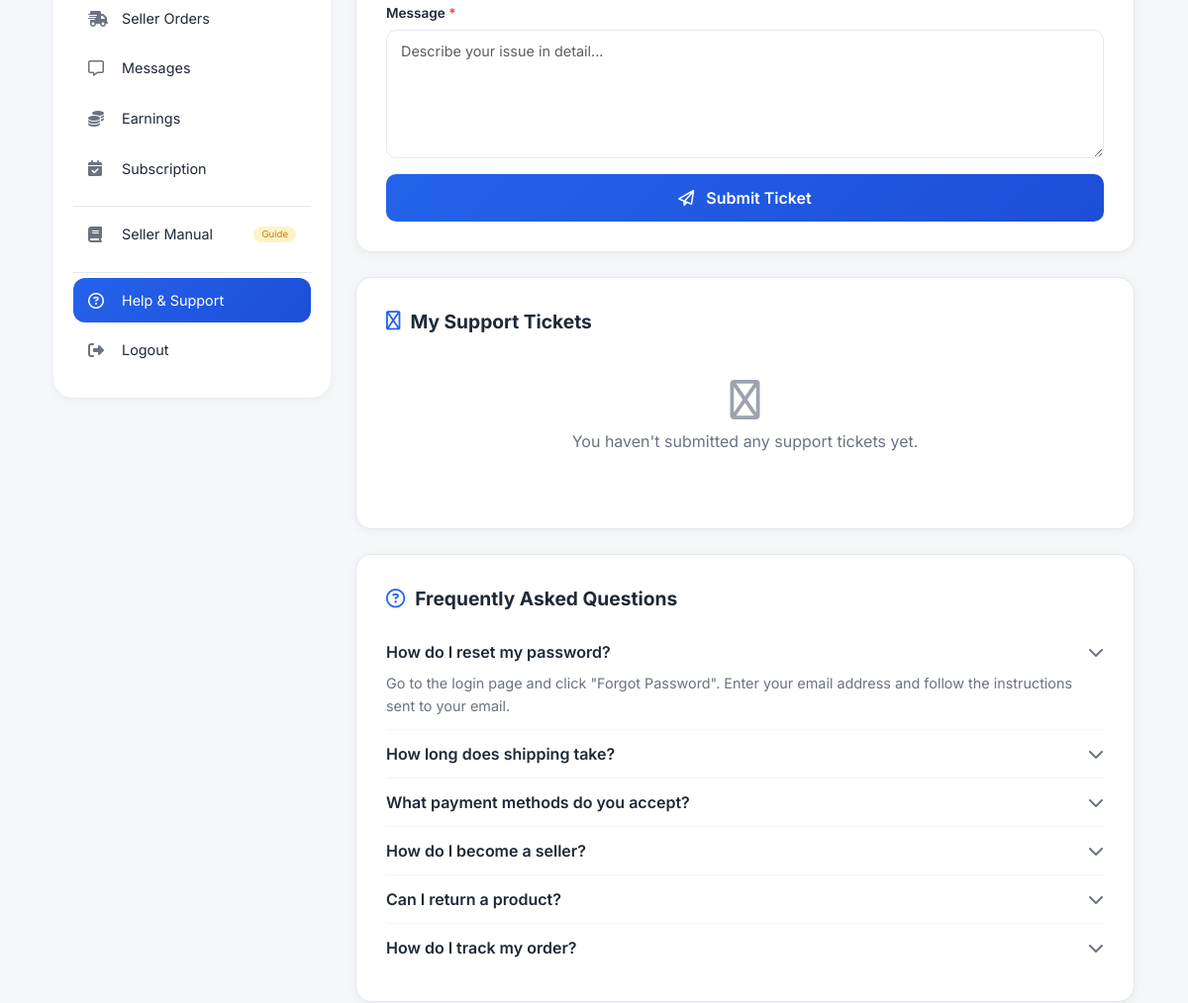
Page /support.php (signed in, middle part) on the earlier database version.
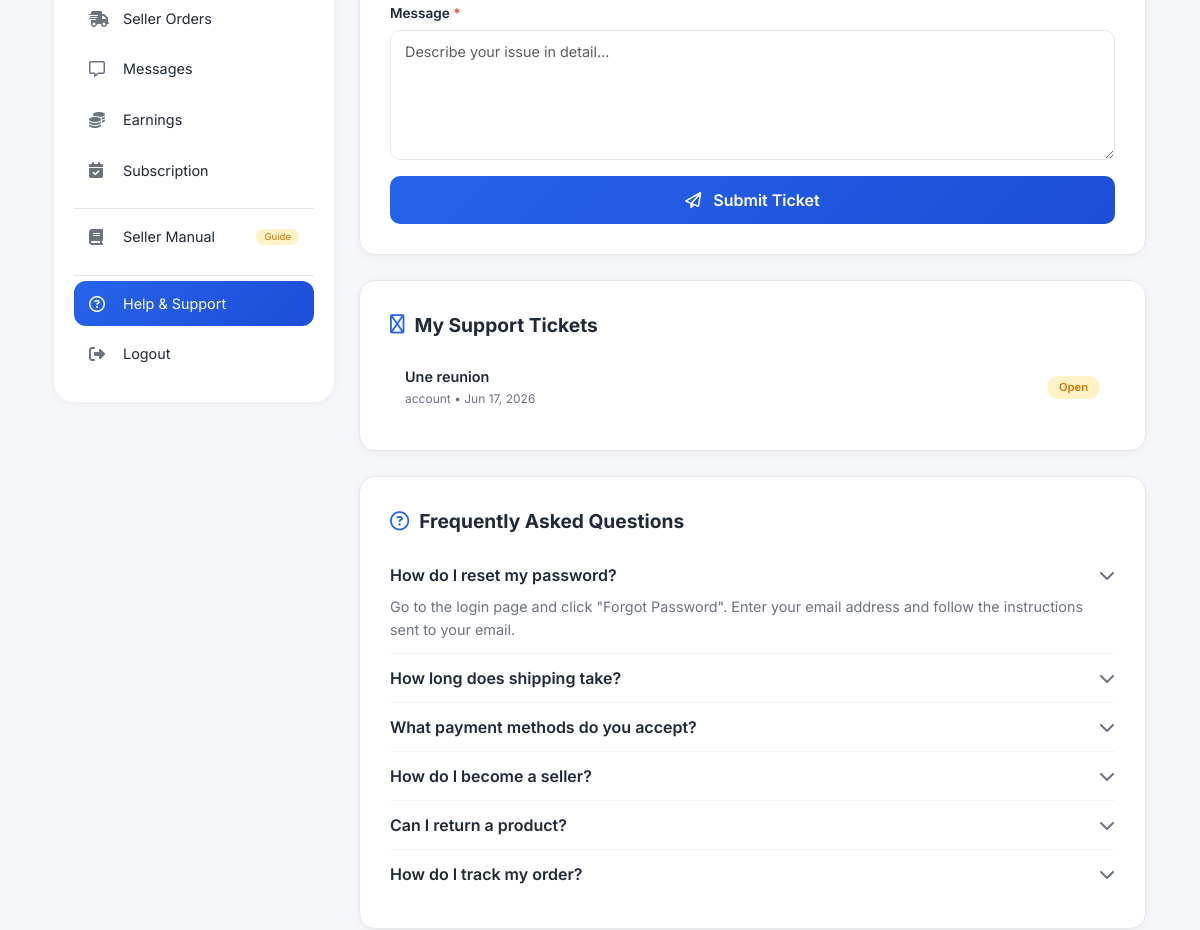
Same page on the later database version.
### tables this page shows
CREATE TABLE `support_tickets` (
  `id` int(11) NOT NULL,
  `user_id` int(11) DEFAULT 0,
  `subject` varchar(255) NOT NULL,
  `category` varchar(50) NOT NULL,
  `message` text NOT NULL,
  `status` enum('open','in-progress','resolved','closed') DEFAULT 'open',
  `admin_reply` text DEFAULT NULL,
  `created_at` datetime NOT NULL,
  `updated_at` datetime DEFAULT NULL
);

### includes/functions.php (called while the page is built, shortened)
<?php
function sanitize($value) {
    return htmlspecialchars(trim($value), ENT_QUOTES, 'UTF-8');
}
function current_user() {
    if (isset($_SESSION['user_id']) && !empty($_SESSION['user_id'])) {
        return [
            'id' => $_SESSION['user_id'],
            'name' => $_SESSION['user_name'] ?? '',
            'email' => $_SESSION['user_email'] ?? '',
            'role' => $_SESSION['user_role'] ?? 'customer'
        ];
    }
    return [
        'id' => null,
        'role' => 'guest',
        'email' => null,
        'name' => null
    ];
}
?>

### support.php (the view, shortened to what the changed rows need)
<?php
require_once 'includes/header.php';
$user = current_user();
$is_logged_in = isset($user['id']) && $user['id'];
$tickets = [];
if ($is_logged_in) {
    $sql = "SELECT * FROM support_tickets WHERE user_id = ? ORDER BY created_at DESC LIMIT 5";
    $stmt = $mysqli->prepare($sql);
    $stmt->bind_param('i', $user['id']);
    $stmt->execute();
    $tickets = $stmt->get_result();
}
?>
<div class="container mb-5">
    <div class="support-wrapper">
        <div class="support-content">
            <?php if ($is_logged_in): ?>
            <div class="support-card">
                <?php if ($tickets && $tickets->num_rows > 0): ?>
                    <?php while ($ticket = $tickets->fetch_assoc()): ?>
                        <div class="ticket-item">
                            <div class="ticket-info">
                                <div class="ticket-subject"><?= sanitize($ticket['subject']) ?></div>
                                <div class="ticket-meta">
                                    <span><?= sanitize($ticket['category']) ?></span>
                                    <span>•</span>
                                    <span><?= date('M d, Y', strtotime($ticket['created_at'])) ?></span>
                                </div>
                            </div>
                            <span class="ticket-status <?= $ticket['status'] ?>">
                                <?= ucfirst($ticket['status']) ?>
                            </span>
                        </div>
                    <?php endwhile; ?>
                <?php else: ?>
                    <div class="no-tickets">
                        <i class="fa-regular fa-ticket"></i>
                        <p>You haven't submitted any support tickets yet.</p>
                    </div>
                <?php endif; ?>
            </div>
            <?php endif; ?>
            <div class="support-card">
                <?php
                $faqs = [
                    [
                        'q' => 'How do I reset my password?',
                        'a' => 'Go to the login page and click "Forgot Password". Enter your email address and follow the instructions sent to your email.'
                    ],
                    [
                        'q' => 'How long does shipping take?',
                        'a' => 'Shipping typically takes 2-5 business days within Kenya. Free shipping is available on orders over KSH 5,000.'
                    ],
                    [
                        'q' => 'What payment methods do you accept?',
                        'a' => 'We accept M-Pesa, Credit/Debit Cards, Bank Transfer, and PayPal. All payments are secure and encrypted.'
                    ],
                    [
                        'q' => 'How do I become a seller?',
                        'a' => 'Register as a customer, go to your dashboard, and click "Become a Seller". Fill in your business details and submit for verification.'
                    ],
                    [
                        'q' => 'Can I return a product?',
                        'a' => 'Yes, returns are accepted within 7 days of delivery. Items must be unused with original packaging. Contact the seller first to initiate a return.'
                    ],
                    [
                        'q' => 'How do I track my order?',
                        'a' => 'Go to "My Orders" in your dashboard and click "Track Order" on the specific order. You\'ll see the current status and tracking information.'
                    ]
                ];
                ?>
                <?php foreach ($faqs as $index => $faq): ?>
                    <div class="faq-item">
                        <div class="faq-question" onclick="toggleFaq(this)">
                            <span><?= $faq['q'] ?></span>
                            <i class="fa-solid fa-chevron-down"></i>
                        </div>
                        <div class="faq-answer"><?= $faq['a'] ?></div>
                    </div>
                <?php endforeach; ?>
            </div>
        </div>
    </div>
</div>
<?php require_once 'includes/footer.php'; ?>

Differences in the rows shown:
added support_tickets: subject "Une reunion", category "account", created_at "Jun 17, 2026", status "Open"
Other differences:
text no longer shown: "You haven't submitted any support tickets yet."
